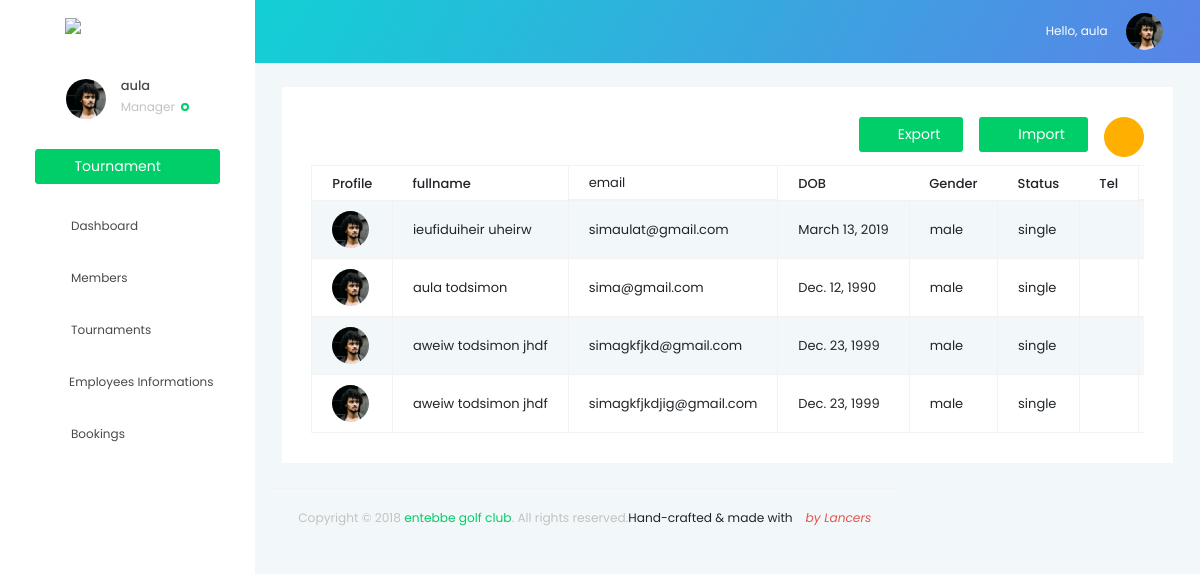
/all/employees/ (signed in), run on the app's committed database.
### golfproject/models.py (models this page shows, shortened)
class UserProfile(models.Model):
    user = models.OneToOneField(User, on_delete=models.CASCADE, primary_key=True)
    gender = models.CharField(max_length=100, default='male')
    address = models.CharField(max_length=100, default='kamapala')
    phone_number = models.CharField(max_length=100)
    member_category = models.CharField(max_length=100)
    image = models.ImageField(default='avatar.jpg', upload_to='profile_pics')

### employee/models.py (models this page shows, shortened)
class EmployeePersonalInfo(models.Model):
    MARITAL_STATUS = (('single', 'single'),
                      ('married', 'married'),
                      ('divorced', 'divorced'),
                      ('cohabiting', 'cohabiting'))
    GENDER = (('male', 'Male'), ('female', 'Female'))
    surname = models.CharField(max_length=100)
    first_name = models.CharField(max_length=100)
    middle_name = models.CharField(max_length=100)
    date_of_birth = models.DateField()
    gender = models.CharField(max_length=100, choices=GENDER)
    marital_status = models.CharField(max_length=100, choices=MARITAL_STATUS)
    contact = models.CharField(max_length=100)
    email = models.EmailField(unique=True)
    number_of_children = models.IntegerField()
    image = models.ImageField(default='avatar.jpg', upload_to='media/profile_pic', null=True)
    create_at = models.DateTimeField(auto_now_add=True, null=True)

### employee/views.py (the view)
# urls.py: path('all/employees/', employee_views.view_employee_personal_info, name='employee-personal-info'),
@login_required()
@permission_required('is_superuser')
def view_employee_personal_info(request):
    employee_info = EmployeePersonalInfo.objects.all()
    context = {
        'employee_info': employee_info,
        'heading':'choose your file to uplaod'
    }
    return render(request, 'employee/personal_info.html', context)

### employee/templates/employee/personal_info.html (shortened to what this page needs)
{% extends 'golfproject/base.html' %}
{% load bootstrap4 %}
{% block pagecontent %}
    <div class="content-wrapper">
        <div class="row">
          <div class="col-lg-12 grid-margin">
              <div class="card">
                <div class="card-body">
                  <a  href="{% url 'add-employee-info' %}" class="btn btn-icons btn-rounded btn-warning float-right mb-2">
                      <i class="mdi mdi-plus"></i>
                  </a>
                  <a class="btn btn-iconsbtn-success float-right mb-2 mr-3 btn-facebook" style="color:white;background:#00ce68;"
                   data-toggle="modal" data-target="#exportModal">
                  <i class="mdi mdi-file-import" ></i>Import</a>
                   <a href="{% url 'employee_info_export' %}" class="btn btn-iconsbtn-success float-right mb-2 mr-3 btn-facebook" style="color:white;background:#00ce68;">
                  <i class="mdi mdi-file-export"></i>Export</a>
                  <div class="table-responsive">
                    <table id="example-table" class="table table-striped table-bordered" style="width:100%">
                        <thead>
                        <tr><th>Profile</th>
                            <th>fullname</th>
                            <td>email</td>
                            <th>DOB</th>
                            <th>Gender</th>
                            <th>Status</th>
                            <th>Tel</th>
                            <td></td>
                        </tr>
                        </thead>
                        <tbody>
                        {% for info in employee_info %}
                            <tr>
                            <td><img src="{{ info.image.url }}" alt="profile_pic"></td>
                            <td>{{ info.surname}}{{ info.first_name }}</td>
                                <td>{{ info.email }}</td>
                            <td>{{ info.date_of_birth }}</td>
                            <td>{{ info.gender }}</td>
                            <td>{{ info.marital_status }}</td>
                            <td>{{ info.Contact }}</td>
                            <td></td>
                        </tr>
                        {% endfor %}
                    </table>
                  </div>
                </div>
              </div>
            </div>
{% endblock %}s

### golfproject/templates/golfproject/base.html (shortened to what this page needs)
{% load  static%}
<!DOCTYPE html>
<html lang="en">
<head>
    <link rel="stylesheet" href="{% static 'golfproject/vendors/iconfonts/mdi/css/materialdesignicons.min.css' %}">
    <link rel="stylesheet" href="{% static 'golfproject/vendors/css/vendor.bundle.base.css' %}">
    <link rel="stylesheet" href="{% static  'golfproject/vendors/css/vendor.bundle.addons.css' %}">
    <link rel="stylesheet" href="{% static 'golfproject/vendors/DataTables/css/dataTables.bootstrap4.css' %}">
    <link rel="stylesheet" type="text/css" href="{% static 'golfproject/css/main.css' %}">
  <link rel="stylesheet" href="{%  static 'golfproject/css/style.css'%}">
    <link rel="stylesheet" href="{% static 'golfproject/css/main.css' %}">
</head>
<body>
  <div class="container-scroller">
    <nav class="navbar default-layout col-lg-12 col-12 p-0 fixed-top d-flex flex-row">
      <div class="text-center navbar-brand-wrapper d-flex align-items-top justify-content-center">
        <a class="navbar-brand brand-logo" href="base.html">
          <img src="{% static 'golfproject/images/logo.svg'%}" alt="logo" />
        </a>
      </div>
      <div class="navbar-menu-wrapper d-flex align-items-center">
        <ul class="navbar-nav navbar-nav-right">
          <li class="nav-item dropdown d-none d-xl-inline-block">
            <a class="nav-link dropdown-toggle" id="UserDropdown" href="#" data-toggle="dropdown" aria-expanded="false">
              <span class="profile-text">Hello, {{ user.username }}</span>
              <img class="img-xs rounded-circle" src="{{ user.userprofile.image.url}}" alt="Profile image">
            </a>
          </li>
        </ul>
      </div>
    </nav>
    <div class="container-fluid page-body-wrapper">
      <nav class="sidebar sidebar-offcanvas" id="sidebar">
        <ul class="nav">
          <li class="nav-item nav-profile">
            <div class="nav-link">
              <div class="user-wrapper">
                <div class="profile-image">
                  <img src="{{user.userprofile.image.url}}" alt="profile image">
                </div>
                <div class="text-wrapper">
                  <p class="profile-name">{{ user.username }}</p>
                  <div>
                    <small class="designation text-muted">Manager</small>
                    <span class="status-indicator online"></span>
                  </div>
                </div>
              </div>
              <button class="btn btn-success btn-block"> Tournament
                <i class="mdi mdi-plus"></i>
              </button>
            </div>
          </li>
            {% if user.is_authenticated and user.is_superuser%}
                <li class="nav-item">
                    <a class="nav-link" href="{% url 'admin-index' %}">
                        <i class="menu-icon mdi mdi-television"></i>
                        <span class="menu-title">Dashboard</span>
                    </a>
                </li>
                <li class="nav-item">
                    <a class="nav-link"  href="{% url 'admin-members' %}" aria-controls="ui-basic">
                        <i class="menu-icon mdi mdi-content-copy"></i>
                        <span class="menu-title">Members</span>
                    </a>
                </li>
                <li class="nav-item">
                    <a class="nav-link" href="{% url 'admin-tournament' %}">
                        <i class="menu-icon mdi mdi-backup-restore"></i>
                        <span class="menu-title">Tournaments</span>
                    </a>
                </li>
                <li class="nav-item">
                    <a class="nav-link" data-toggle="collapse" href="#ui-basic" aria-expanded="false" aria-controls="ui-basic">
                        <i class="menu-icon mdi mdi-content-copy"></i>
                        <span class="menu-title">Employees Informations</span>
                        <i class="menu-arrow"></i>
                    </a>
                </li>
                <li class="nav-item">
                    <a class="nav-link" href="{% url 'admin-books-info'%}">
                        <i class="menu-icon mdi mdi-sticker"></i>
                        <span class="menu-title">Bookings</span>
                    </a>
                </li>
            {% endif %}
        </ul>
      </nav>
      <div class="main-panel">
      {% load static %}
        {% block pagecontent %}{% endblock %}
        <footer class="footer">
          <div class="container-fluid clearfix">
            <span class="text-muted d-block text-center text-sm-left d-sm-inline-block">Copyright © 2018
              <a href="http://www.bootstrapdash.com/" target="_blank">entebbe golf club</a>. All rights reserved.</span>
            <span class="float-none float-sm-right d-block mt-1 mt-sm-0 text-center">Hand-crafted & made with
              <i class="mdi mdi-heart text-danger">by Lancers</i>
            </span>
          </div>
        </footer>
      </div>
    </div>
  </div>
</body>
</html>

### data on the page
EmployeePersonalInfo: image (placeholder picture), surname "ieufid", first_name "uiheir uheirw", email "simaulat@gmail.com", date_of_birth "March 13, 2019", gender "male", marital_status "single"
EmployeePersonalInfo: image (placeholder picture), surname "aula", first_name "todsimon", email "sima@gmail.com", date_of_birth "Dec. 12, 1990", gender "male", marital_status "single"
EmployeePersonalInfo: image (placeholder picture), surname "aweiw", first_name "todsimon jhdf", email "simagkfjkd@gmail.com", date_of_birth "Dec. 23, 1999", gender "male", marital_status "single"
EmployeePersonalInfo: image (placeholder picture), surname "aweiw", first_name "todsimon jhdf", email "simagkfjkdjig@gmail.com", date_of_birth "Dec. 23, 1999", gender "male", marital_status "single"

### other printed values
{{ user.username }} "aula"
